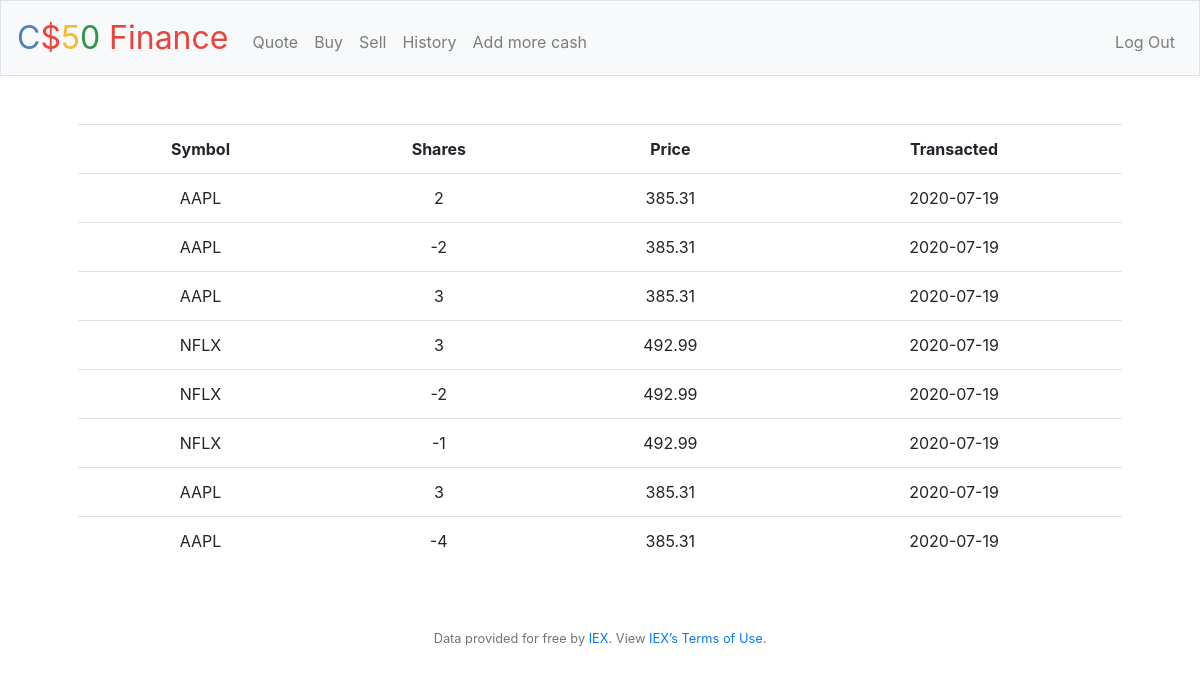
The app's page /history (signed in) with its own data.
### tables this page shows
CREATE TABLE stocks(user_id INTEGER, symbol VARCHAR(4), name TEXT, shares INTEGER, price INTEGER, transacted DATETIME);

### web/finance/application.py (the view)
@app.route("/history")
@login_required
def history():
    data = db.execute("SELECT symbol, shares, price, transacted FROM stocks WHERE user_id = :user_id",
                      user_id=session["user_id"])
    return render_template("history.html", data=data)

### web/finance/application.py (called while the page is built)
@app.after_request
def after_request(response):
    response.headers["Cache-Control"] = "no-cache, no-store, must-revalidate"
    response.headers["Expires"] = 0
    response.headers["Pragma"] = "no-cache"
    return response

### web/finance/helpers.py (called while the page is built)
def login_required(f):
    @wraps(f)
    def decorated_function(*args, **kwargs):
        if session.get("user_id") is None:
            return redirect("/login")
        return f(*args, **kwargs)
    return decorated_function

### web/finance/templates/history.html (shortened to what this page needs)
{% extends 'layout.html' %}
{% block main %}
<table class="table">
      <tr>
        <th scope="col">Symbol</th>
        <th scope="col">Shares</th>
        <th scope="col">Price</th>
        <th scope="col">Transacted</th>
      </tr>
      {% for value in data %}
      <tr>
          <td>{{ value["symbol"] }}</td>
          <td>{{ value["shares"] }}</td>
          <td>{{ value["price"] }}</td>
          <td>{{ value["transacted"] }}</td>
      </tr>
      {% endfor %}
  </table>
{% endblock %}

### web/finance/templates/layout.html (shortened to what this page needs)
<!DOCTYPE html>
<html lang="en">
    <head>
        <link href="https://maxcdn.bootstrapcdn.com/bootstrap/4.1.3/css/bootstrap.min.css" rel="stylesheet">
        <link href="/static/styles.css" rel="stylesheet">
    </head>
    <body>
        <nav class="navbar navbar-expand-md navbar-light bg-light border">
            <a class="navbar-brand" href="/"><span class="blue">C</span><span class="red">$</span><span class="yellow">5</span><span class="green">0</span> <span class="red">Finance</span></a>
            <div class="collapse navbar-collapse" id="navbar">
                {% if session.user_id %}
                    <ul class="navbar-nav mr-auto mt-2">
                        <li class="nav-item"><a class="nav-link" href="/quote">Quote</a></li>
                        <li class="nav-item"><a class="nav-link" href="/buy">Buy</a></li>
                        <li class="nav-item"><a class="nav-link" href="/sell">Sell</a></li>
                        <li class="nav-item"><a class="nav-link" href="/history">History</a></li>
                        <li class="nav-item"><a class="nav-link" href="/add">Add more cash</a></li>
                    </ul>
                    <ul class="navbar-nav ml-auto mt-2">
                        <li class="nav-item"><a class="nav-link" href="/logout">Log Out</a></li>
                    </ul>
                {% else %}
                    <ul class="navbar-nav ml-auto mt-2">
                        <li class="nav-item"><a class="nav-link" href="/register">Register</a></li>
                        <li class="nav-item"><a class="nav-link" href="/login">Log In</a></li>
                    </ul>
                {% endif %}
            </div>
        </nav>
        <main class="container p-5">
            {% block main %}{% endblock %}
        </main>
        <footer class="small text-center text-muted">
            Data provided for free by <a href="https://iextrading.com/developer">IEX</a>. View <a href="https://iextrading.com/api-exhibit-a/">IEX’s Terms of Use</a>.
        </footer>
    </body>
</html>

### web/finance/static/styles.css (style rules this page uses)
nav .navbar-brand { font-size: xx-large; }
nav .navbar-brand .blue { color: #537fbe; }
nav .navbar-brand .red { color: #ea433b; }
nav .navbar-brand .yellow { color: #f5b82e; }
nav .navbar-brand .green { color: #2e944b; }
main { overflow-x: auto; text-align: center; }

### records on screen
stocks: symbol "AAPL", shares "2", price "385.31", transacted "2020-07-19"
stocks: symbol "AAPL", shares "-2", price "385.31", transacted "2020-07-19"
stocks: symbol "AAPL", shares "3", price "385.31", transacted "2020-07-19"
stocks: symbol "NFLX", shares "3", price "492.99", transacted "2020-07-19"
stocks: symbol "NFLX", shares "-2", price "492.99", transacted "2020-07-19"
stocks: symbol "NFLX", shares "-1", price "492.99", transacted "2020-07-19"
stocks: symbol "AAPL", shares "3", price "385.31", transacted "2020-07-19"
stocks: symbol "AAPL", shares "-4", price "385.31", transacted "2020-07-19"
